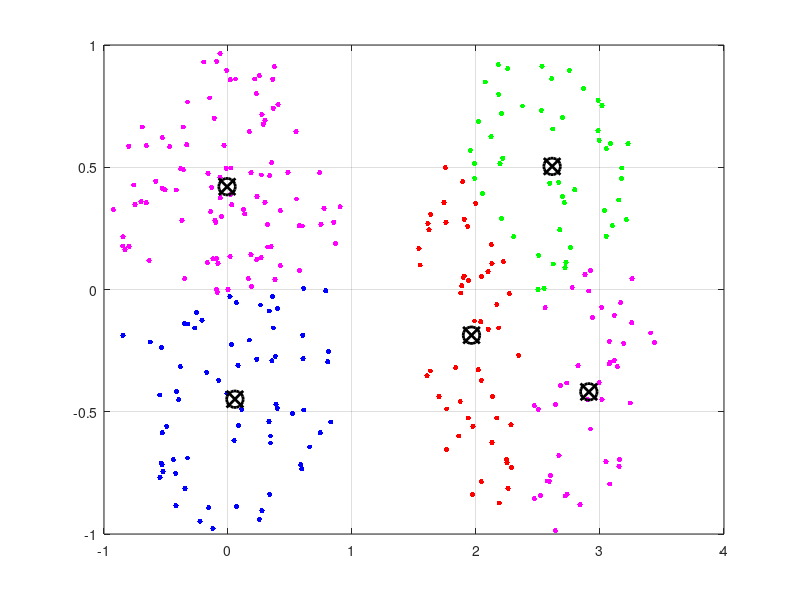
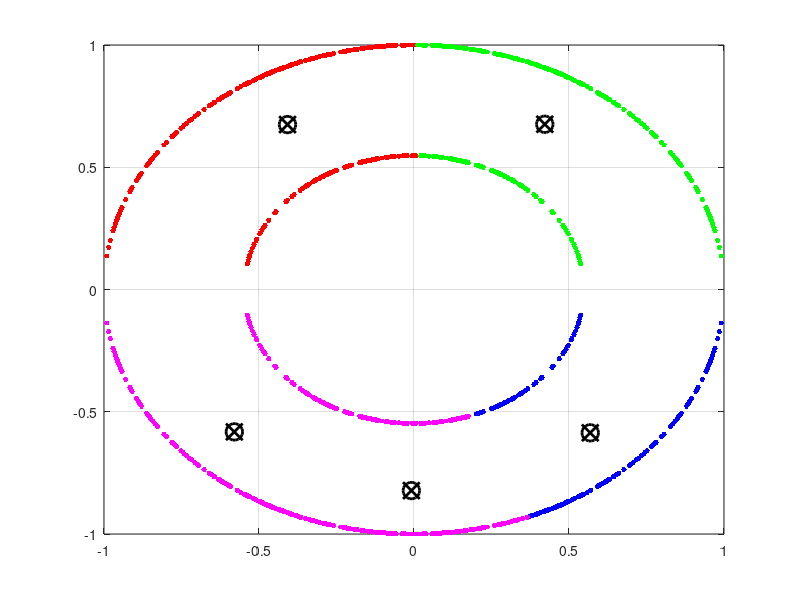

Reproduce these figures in MATLAB, in order.
clc;clear;close all
load data_clustering.mat

X_Train=data1;

c=input('Please Input The Number Of The Clusters:    ');

figure
[idx,ctrs] = kmeans(X_Train, c);
for i=1:c
    switch i
        case 1
            co='r.';
        case 2
            co='b.';
        case 3
            co='g.';
        case 4
            co='m.';
    end
            
plot(X_Train(idx==i,1),X_Train(idx==i,2),co,'MarkerSize',12)
hold on
end

plot(ctrs(:,1),ctrs(:,2),'kx',...
     'MarkerSize',12,'LineWidth',2)
plot(ctrs(:,1),ctrs(:,2),'ko',...
     'MarkerSize',12,'LineWidth',2)
 
switch i
    case 1
        legend('Cluster 1','Centroids',...
       'Location','NW')
    case 2
        legend('Cluster 1','Cluster 2','Centroids',...
       'Location','NW')
    case 3
        legend('Cluster 1','Cluster 2','Cluster 3','Centroids',...
       'Location','NW')
    case 4
        legend('Cluster 1','Cluster 2','Cluster 3','Cluster 4','Centroids',...
       'Location','NW')
end

grid on



X_Train=data2;

figure
[idx,ctrs] = kmeans(X_Train, c);
for i=1:c
    switch i
        case 1
            co='r.';
        case 2
            co='b.';
        case 3
            co='g.';
        case 4
            co='m.';
    end
            
plot(X_Train(idx==i,1),X_Train(idx==i,2),co,'MarkerSize',12)
hold on
end

plot(ctrs(:,1),ctrs(:,2),'kx',...
     'MarkerSize',12,'LineWidth',2)
plot(ctrs(:,1),ctrs(:,2),'ko',...
     'MarkerSize',12,'LineWidth',2)
 
 switch i
    case 1
        legend('Cluster 1','Centroids',...
       'Location','NW')
    case 2
        legend('Cluster 1','Cluster 2','Centroids',...
       'Location','NW')
    case 3
        legend('Cluster 1','Cluster 2','Cluster 3','Centroids',...
       'Location','NW')
    case 4
        legend('Cluster 1','Cluster 2','Cluster 3','Cluster 4','Centroids',...
       'Location','NW')
end

grid on
